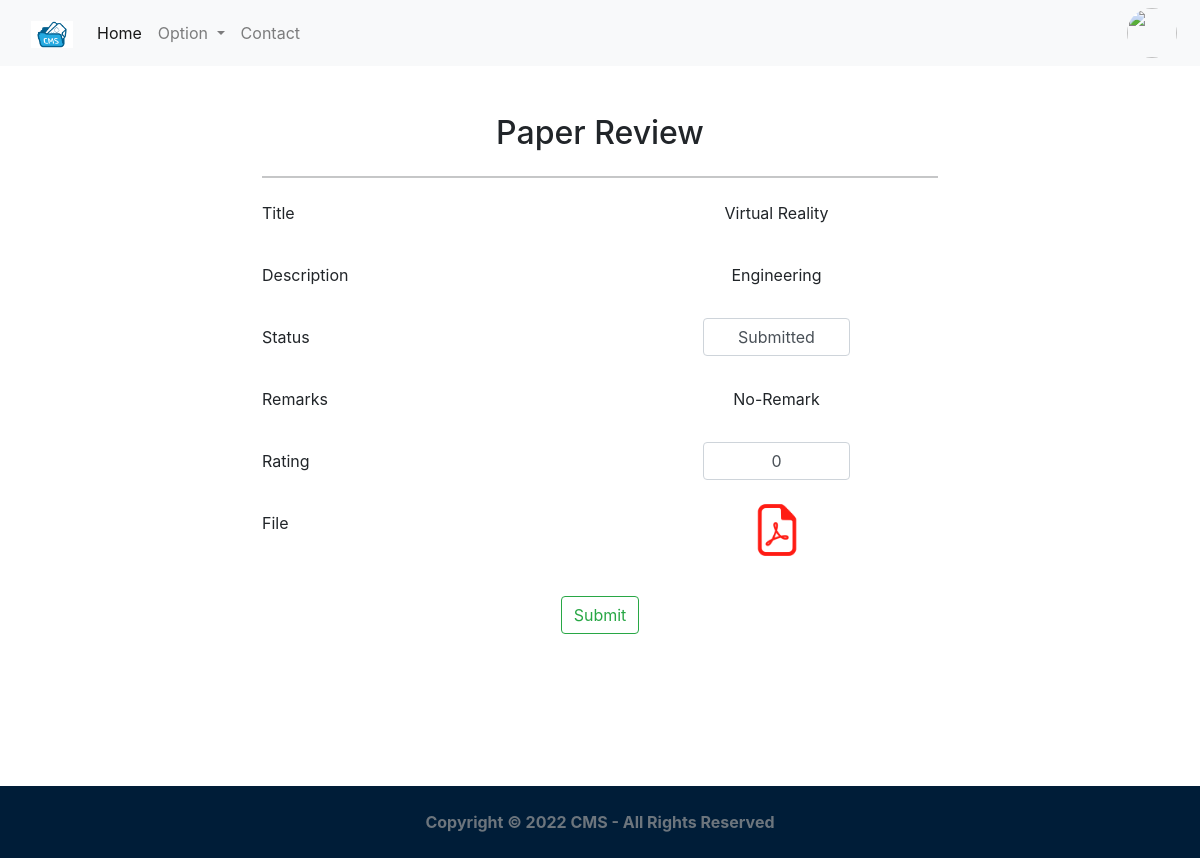
The page /feed/reviewer/update_review/10 (signed in) on the database as committed earlier.
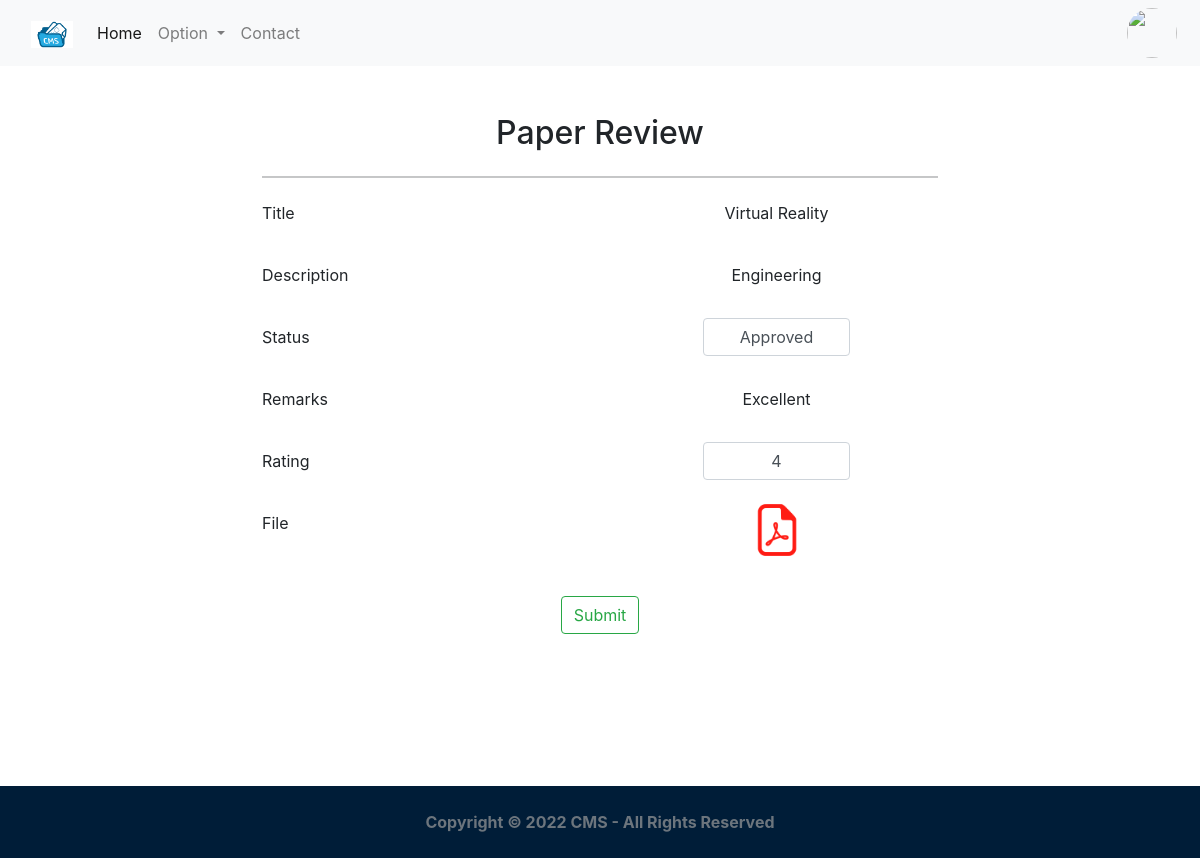
The same page on the database as committed later.
### core/models.py (models this page shows, shortened)
class Paper(models.Model):
	title = models.CharField(max_length=100)
	description = models.CharField(max_length=200)
	status = models.CharField(max_length=30,default='Submitted')
	file = models.FileField(upload_to='author_files/',validators=(validate_is_pdf,)) # taking files from author
	user = models.ForeignKey(User, on_delete=models.CASCADE)
	remarks = models.CharField(max_length=255,default='No-Remark')
	rating = models.IntegerField(default=0)
	created_on = models.DateTimeField(auto_now_add=True)
	review_date = models.DateTimeField(null=True)
	review_by = models.IntegerField(null=True)
	is_review_submit = models.BooleanField(default=False)
	class Meta:
		ordering = ['-created_on']

### core/views.py (the view, shortened to what this page needs)
# urls.py: path('feed/reviewer/update_review/<int:id>',login_required(UpdateReview.as_view()),name='update_review_view'),
class UpdateReview(View):
	template_name='core/updatereview.html'
	form_class = FormStatus
	def get(self,request,*args,**kwargs):
		detail_id = kwargs.get('id')
		detail_info=Paper.objects.filter(pk=detail_id).all()
		context={'detail_info':detail_info,}
		return render(request,self.template_name,context)

### core/templates/core/updatereview.html (shortened to what this page needs)
{% extends 'core/base1.html' %}
{% load static %}
{% load crispy_forms_field %}
{% block content %}
<div class="container mt-5 "  >
        <div class="row">
            <h2 class="text-center">Paper Review</h2>
            <div style="width:700px;" class=" mx-auto ml-3">
                <hr>
            <form  method="post" enctype="multipart/form-data">
                {% for obj in detail_info %}
                <div class="row my-2  ">
                    <label for="inputType" class="col-2 col-sm-6 col-form-label ">Title</label>
                    <div class="col-10 col-sm-6">
                      <input type="text" readonly class="form-control-plaintext text-center" name="title" id="inputType" value="{{obj.title|capfirst|truncatewords:7}}">
                    </div>
                  </div>
                  <div class=" row my-4">
                    <label for="inputType" class="col-2 col-sm-6  col-form-label">Description</label>
                    <div class="col-10 col-sm-6  mx-auto">
                      <input type="text" readonly class="form-control-plaintext text-center" name="description" id="inputType" value="{{ obj.description|title }}">
                    </div>
                  </div>
                  <div class=" row my-4">
                    <label for="inputType" class="col-2  col-sm-6  col-form-label">Status</label>
                    <div class="col-5 col-sm-3 mx-auto">
                      <select id="name" class="form-control text-center" name="status" >
                      <option selected>{{obj.status}}</option>
                    </select>
                    </div>
                  </div>
                  <div class=" row my-4">
                    <label for="inputType" class="col-2  col-sm-6  col-form-label">Remarks</label>
                    <div class="col-10 col-sm-6  mx-auto">
                      <input type="text" class="form-control-plaintext text-center" name="remarks" id="inputType" value="{{ obj.remarks }}">
                    </div>
                  </div>
                  <div class=" row my-4">
                    <label for="inputType" class="col-2 col-sm-6   col-form-label">Rating</label>
                    <div class="col-5 col-sm-3 mx-auto">
                      <select id="inputType" class="form-control text-center" name="rating" >
                      <option selected>{{obj.rating}}</option>
                    </select>
                    </div>
                  </div>
                  <div class=" row my-4">
                    <label for="inputType" class="col-2 col-sm-6  col-form-label">File</label>
                    <div class="col-5 col-sm-3 mx-auto text-center">
                      <a href="{{obj.file.url}}" name="file" target="_blank_" class=""><img src="{% static 'image/pdf1.png' %}" width="50px" height="52px"></a>
                    </div>
                  </div>
                 {% endfor %}
                <div class="mb-3 col-6 py-3 mx-auto text-center">
                    <button type="submit" class="btn btn-outline-success">Submit</button>
                </div>
            </form>
            </div>
            </div>
        </div>
<div style="height:15vh;">
    </div>
{% endblock %}

Rows that differ between the two databases and show on the page:
changed Paper "Virtual Reality": status "Submitted" → "Approved"; remarks "No-Remark" → "Excellent"; rating "0" → "4"
